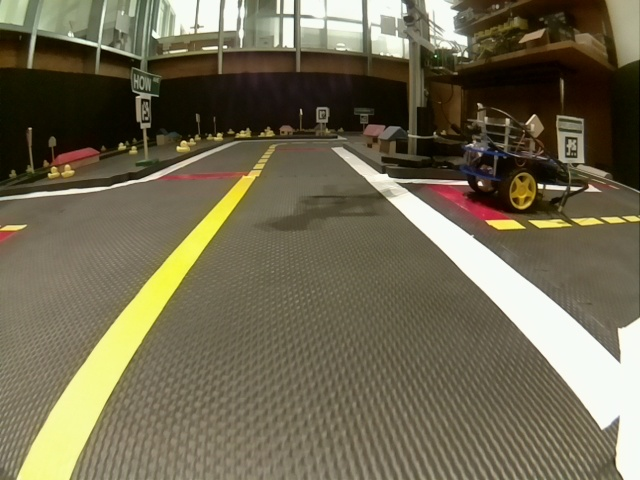
#> input picture catkin_ws/src/10-lane-control/anti_instagram/annotation-tool/images/226night_0004.jpg, 640 x 480 px
$ python plot_bgr_hist.py ../../../10-lane-control/anti_instagram/annotation-tool/images/226night_0004.jpg
#> lines starting #> are read from the running program, lines starting #| are printed output that depends on the picture
import cv2
from matplotlib import pyplot as plt

# borrowed from: http://docs.opencv.org/3.1.0/d1/db7/tutorial_py_histogram_begins.html#gsc.tab=0

import sys

img = cv2.imread(sys.argv[1])
#> img is the input picture: shape (480, 640, 3); mean B, G, R 81.2, 105.1, 112.2
color = ('b','g','r')
for i,col in enumerate(color):
    histr = cv2.calcHist([img],[i],None,[256],[0,256])
    plt.plot(histr,color = col)
    plt.xlim([0,256])
#plt.savefig()
plt.show()
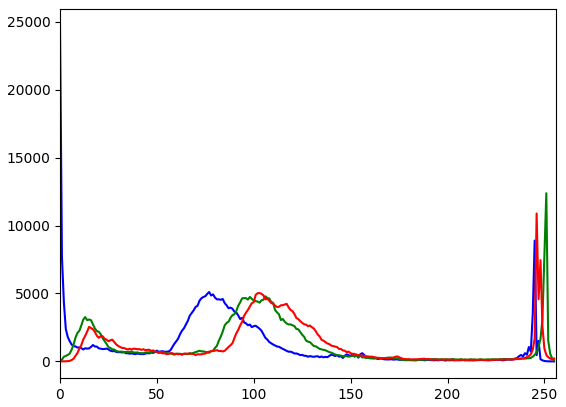
#> figure drawn by matplotlib, 1 panel; curve peaks at x = 0, y = 24730; curve peaks at x = 251, y = 12376; curve peaks at x = 246, y = 10887

$ run again, on catkin_ws/src/10-lane-control/anti_instagram/annotation-tool/images/226night_0009.jpg
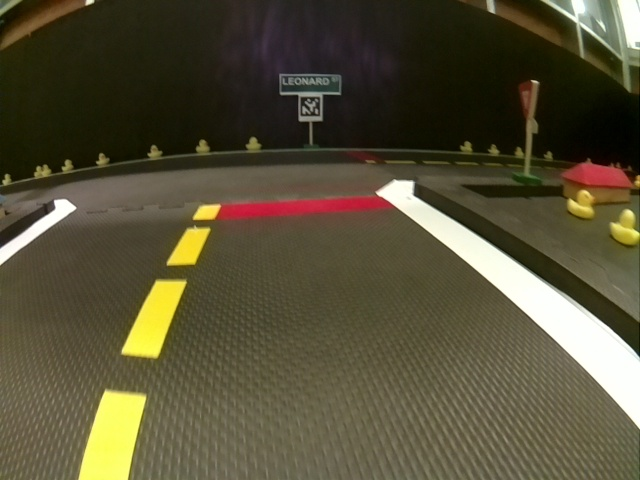
#> input picture catkin_ws/src/10-lane-control/anti_instagram/annotation-tool/images/226night_0009.jpg, 640 x 480 px
#> img is the input picture: shape (480, 640, 3); mean B, G, R 55.4, 79.7, 85.9
#> `plt.show()`:
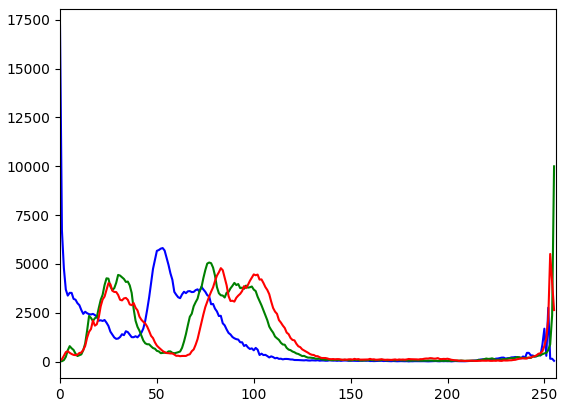
#> figure drawn by matplotlib, 1 panel; curve peaks at x = 0, y = 17210; curve peaks at x = 255, y = 9997; curve peaks at x = 253, y = 5510

$ run again, on catkin_ws/src/10-lane-control/anti_instagram/annotation-tool/images/226night_0020.jpg
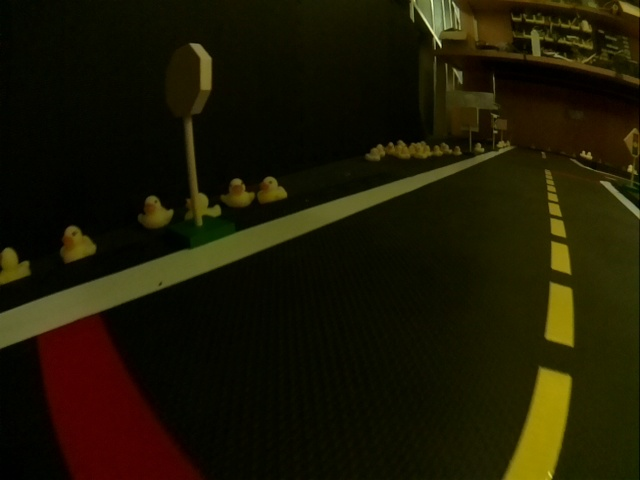
#> input picture catkin_ws/src/10-lane-control/anti_instagram/annotation-tool/images/226night_0020.jpg, 640 x 480 px
#> img is the input picture: shape (480, 640, 3); mean B, G, R 3.9, 23.7, 28
#> `plt.show()`:
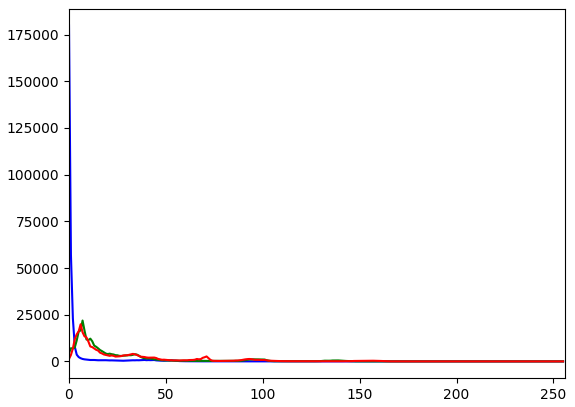
#> figure drawn by matplotlib, 1 panel; curve peaks at x = 0, y = 179874; curve peaks at x = 7, y = 21886; curve peaks at x = 6, y = 19891

$ run again, on catkin_ws/src/10-lane-control/anti_instagram/annotation-tool/images/226night_0024.jpg
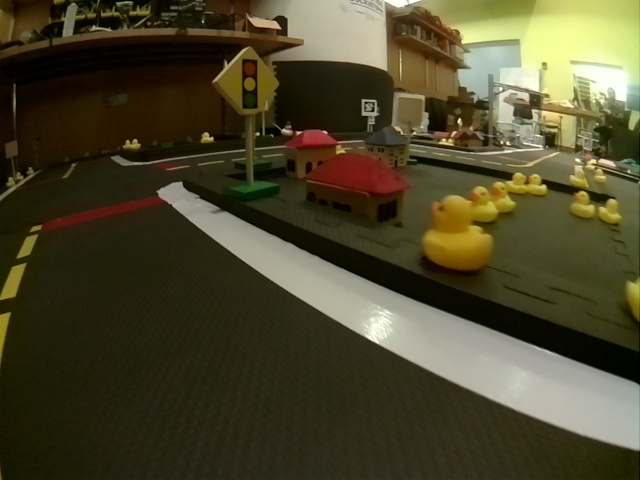
#> input picture catkin_ws/src/10-lane-control/anti_instagram/annotation-tool/images/226night_0024.jpg, 640 x 480 px
#> img is the input picture: shape (480, 640, 3); mean B, G, R 43.6, 70.1, 75.5
#> `plt.show()`:
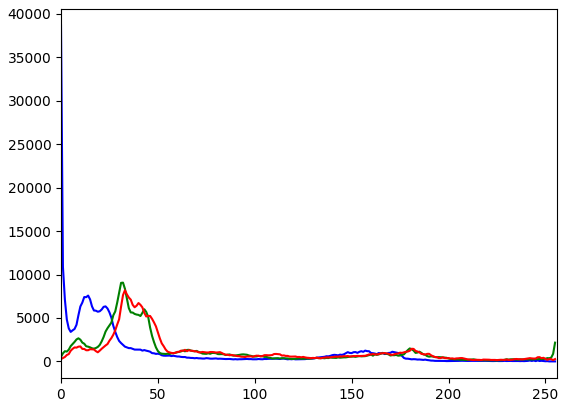
#> figure drawn by matplotlib, 1 panel; curve peaks at x = 0, y = 38679; curve peaks at x = 32, y = 9066; curve peaks at x = 33, y = 8188
